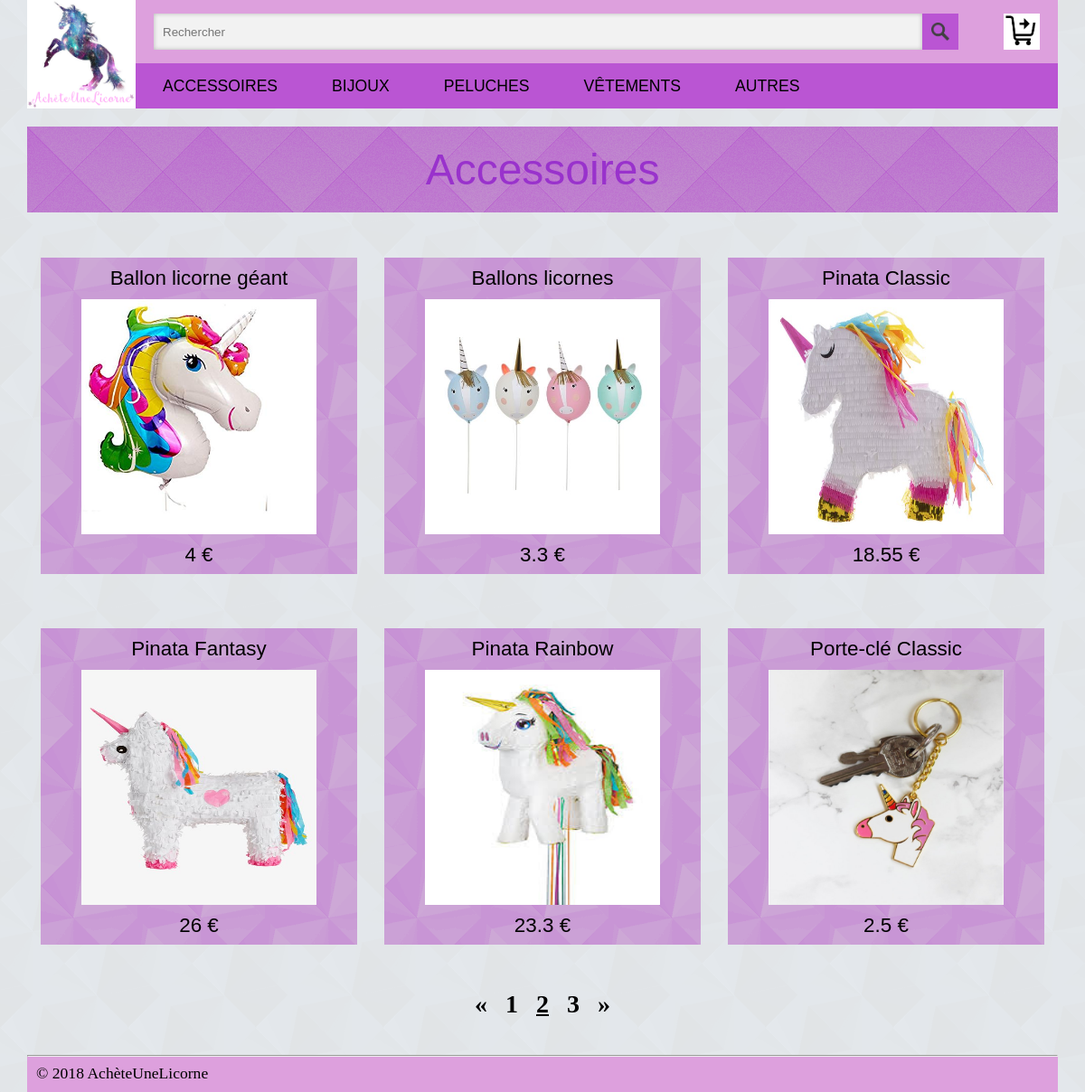
The page /controler/categorie.ctrl.php?cat=2&p=2 on the database its author committed.
### tables this page shows
CREATE TABLE categorie (
	numero INTEGER PRIMARY KEY,
	nom TEXT,
	parent INTEGER,
	FOREIGN KEY(parent) REFERENCES categorie(numero)
);

CREATE TABLE produit (
	reference INTEGER PRIMARY KEY,
	intitule TEXT,
  informations TEXT,
	categorie INTEGER,
	prix REAL,
	image TEXT,
	FOREIGN KEY(categorie) REFERENCES categorie(numero)
);

### model/DAO.class.php (called while the page is built, shortened)
<?php
$dao = new DAO();
class DAO {
  private $db;
  private $database = 'sqlite:../data/licorne.db';
  function __construct() {
    try {
      $this->db = new PDO($this->database);
    }
    catch (PDOException $e){
      die("erreur de connexion:".$e->getMessage());
    }
  }
  function getNbCat() : int {
    $sql = "SELECT count(*) AS nbCateg FROM categorie";
    $sth = $this->db->query($sql);
    $result = $sth->fetchAll(PDO::FETCH_CLASS);
    return $result[0]->nbCateg;
  }
  function getCat(int $id): Categorie {
    $sql = "SELECT * FROM categorie WHERE numero = $id";
    $sth = $this->db->query($sql);
    $result = $sth->fetchAll(PDO::FETCH_CLASS, 'Categorie');
    return $result[0];
  }
  function getAllProdCat(Categorie $cat) : array {
    $sql = "SELECT * FROM produit WHERE categorie IN (SELECT numero FROM categorie WHERE numero = $cat->numero OR parent = $cat->numero)";
    $sth = $this->db->query($sql);
    $result = $sth->fetchAll(PDO::FETCH_CLASS, 'Produit');
    return $result;
  }
  function getNProdCat(int $ref, int $n, Categorie $cat) : array {
    $sql = "SELECT * FROM produit WHERE reference >= $ref AND categorie IN (SELECT numero FROM categorie WHERE numero = $cat->numero OR parent = $cat->numero) LIMIT $n";
    $sth = $this->db->query($sql);
    $result = $sth->fetchAll(PDO::FETCH_CLASS, 'Produit');
    return $result;
  }
  function getNbPages(int $n, array $prodList) : int {
    $nbElem = count($prodList);
    return (int)(ceil($nbElem / $n));
  }
}
?>

### view/categorie.view.php (the view, shortened to what this page needs)
<!DOCTYPE html>
<html>
  <head>
    <link type="text/css" rel="stylesheet" href="../view/design/style.css?<? echo time(); ?>" media="all">
  </head>
  <body id="home">
    <?php include('../view/header.view.php') ?>
    <h1 id="title-category"><?= $currentCat->nom ?></h1>
    <div id="products">
      <?php foreach ($shortProdList as $key => $value) { ?>
        <div class="products-item">
          <h2 class="products-item-name">
            <a href="../controler/produit.ctrl.php?prod=<?= $shortProdList[$key]->reference ?>"> <?= $shortProdList[$key]->intitule ?> </a>
          </h2>
          <a href="../controler/produit.ctrl.php?prod=<?= $shortProdList[$key]->reference ?>">
            <img src="../view/design/images_produits/<?= $shortProdList[$key]->image ?>" title="<?= $shortProdList[$key]->intitule ?>">
          </a>
          <h3 class="products-item-price"> <?= $shortProdList[$key]->prix ?> € </h3>
        </div>
      <?php } ?>
    </div>
    <?php if ($nbPages != 1) { ?>
      <div id="pages">
        <ul id="pages-list">
          <li class="pages-list-item">
            <?php if($numPage == 1) { ?>
              <a class="pages-arrows-disabled">&#171;</a>
            <?php } else { ?>
              <a class="pages-arrows-enabled" href="../controler/categorie.ctrl.php?cat=<?= $currentCat->numero ?>&p=<?= $numPage-1 ?>">&#171;</a>
            <?php } ?>
          </li>
          <?php for ($i=1; $i <= $nbPages; $i++) { ?>
            <li class="pages-list-item">
              <?php if($i != $numPage) { ?>
                <a class="pages-other_pages" href="../controler/categorie.ctrl.php?cat=<?= $currentCat->numero ?>&p=<?= $i ?>"><?= $i ?></a>
              <?php } else { ?>
                <a id="pages-current_page" disabled="disabled"><?= $i ?></a>
              <?php } ?>
            </li>
          <?php } ?>
          <li class="pages-list-item">
            <?php if($numPage == $nbPages) { ?>
              <a class="pages-arrows-disabled">&#187;</a>
            <?php } else { ?>
              <a class="pages-arrows-enabled" href="../controler/categorie.ctrl.php?cat=<?= $currentCat->numero ?>&p=<?= $numPage+1 ?>">&#187;</a>
            <?php } ?>
          </li>
        </ul>
      </div>
    <?php } ?>
    <?php include('../view/footer.view.php')  ?>
  </body>
</html>

### view/design/style.css (style rules this page uses)
#home { width: 95%; margin: 0 auto; background: aliceblue url(../design/background_v4.png); color : black; }
#products { display: flex; flex-flow: row wrap; justify-content: space-around; }
.products-item { width: 350px; height: 350px; margin: 30px 5px; background: mediumorchid url(../design/background_v4.png); }
.products-item > a, .products-item > a > img { display: block; width: 260px; height: 260px; margin: 10px auto 10px auto; }
.products-item-name, .products-item-price { text-align: center; margin: 10px 0 0 0; font : 1.4em Impact, sans-serif; font-weight: 100; }
.products-item-name > a { text-decoration: none; color: black; transition: 0.25s; }
#pages-list { display: flex; flex-flow: row wrap; justify-content: center; padding: 0; margin: 20px 0 40px 0; }
.pages-list-item { list-style-type: none; }
.pages-arrows-enabled, .pages-other_pages, #pages-current_page { text-decoration: none; padding: 0 10px; color: black; transition: 0.3s; font-weight: 700; font-size: 1.75em; }
#pages-current_page { text-decoration: underline; }
#title-category, #title-product, #title-search, #title-cart { font: 3em Impact, sans-serif; color: darkorchid; padding: 20px 0; margin: 20px 0; text-align: center; background: mediumorchid url(../design/background_v3.png); }

### rows shown on the page
categorie: nom "Accessoires"
produit: intitule "Ballon licorne géant", image (picture), prix "4"
produit: intitule "Ballons licornes", image (picture), prix "3.3"
produit: intitule "Pinata Classic", image (picture), prix "18.55"
produit: intitule "Pinata Fantasy", image (picture), prix "26"
produit: intitule "Pinata Rainbow", image (picture), prix "23.3"
produit: intitule "Porte-clé Classic", image (picture), prix "2.5"

### other values the page prints
$cat->nom "ACCESSOIRES"
$cat->nom "BIJOUX"
$cat->nom "PELUCHES"
$cat->nom "VÊTEMENTS"
$cat->nom "AUTRES"
